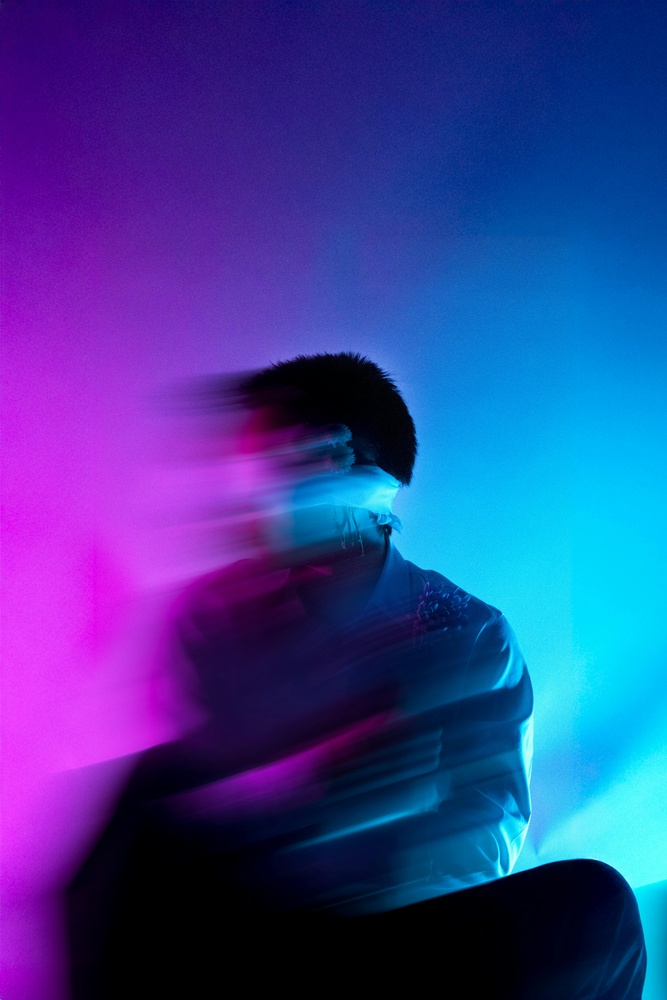
#> input picture sample.jpg, 667 x 1000 px, shrunk from 5461 x 8192 before the run
$ python pillow_basics_github.py
#> lines starting #> are read from the running program, lines starting #| are printed output that depends on the picture
import os
from PIL import Image, ImageDraw, ImageFont, ImageFilter

class PillowBasics:
    def __init__(self, image_path: str):
#> called with image_path = 'sample.jpg'
        self.image = Image.open(image_path)
#> self.image is the input picture: PIL image 667x1000 RGB; mean R, G, B 55.1, 62.6, 147.3
        os.makedirs("edited_images", exist_ok=True)  #Create Directory

    def show_image(self):
        self.image.show()

    def resize_image(self, new_size: tuple, filename: str):
#> called with new_size = (300, 300), filename = 'resized.jpg'
        resized = self.image.resize(new_size)
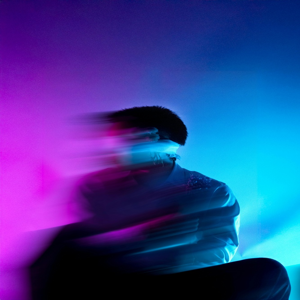
#> resized: PIL image 300x300 RGB; mean R, G, B 55.1, 62.6, 147.3
        path = f"edited_images/{filename}"
        resized.save(path)
        print(f"✅ Resized image saved as {path}")

    def crop_image(self, box: tuple, filename: str):
#> called with box = (50, 50, 300, 300), filename = 'cropped.jpg'
        cropped = self.image.crop(box)
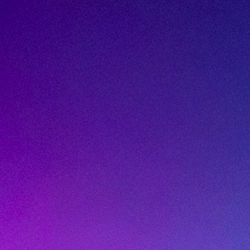
#> cropped: PIL image 250x250 RGB; mean R, G, B 76.8, 26.1, 147.5
        path = f"edited_images/{filename}"
        cropped.save(path)
        print(f"✅ Cropped image saved as {path}")

    def rotate_image(self, angle: int, filename: str):
#> called with angle = 45, filename = 'rotated.jpg'
        rotated = self.image.rotate(angle, expand=True)
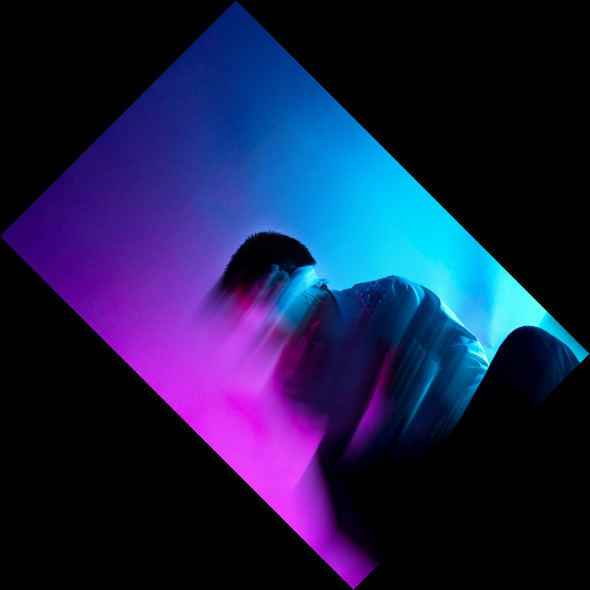
#> rotated: PIL image 1179x1180 RGB (shown at 1/2 size); mean R, G, B 26.4, 30, 70.7
        path = f"edited_images/{filename}"
        rotated.save(path)
        print(f"✅ Rotated image saved as {path}")

    def flip_image(self, mode: str, filename: str):
#> called with mode = 'horizontal', filename = 'flipped.jpg'
        if mode == "horizontal":
            flipped = self.image.transpose(Image.FLIP_LEFT_RIGHT)
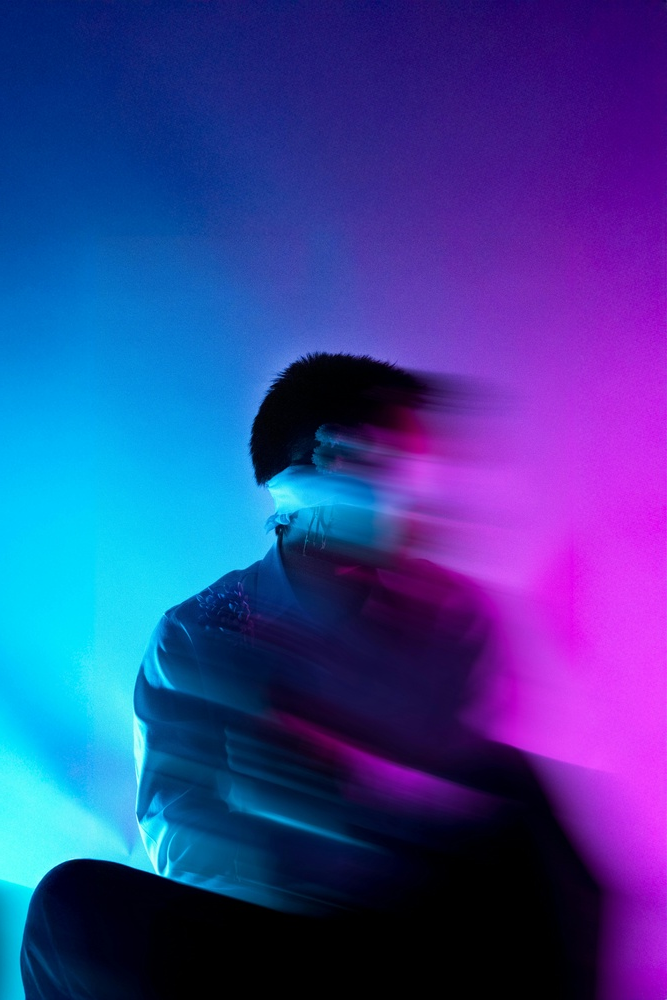
#> flipped: PIL image 667x1000 RGB; mean R, G, B 55.1, 62.6, 147.3
        elif mode == "vertical":
            flipped = self.image.transpose(Image.FLIP_TOP_BOTTOM)
        else:
            raise ValueError("Mode must be 'horizontal' or 'vertical'")

        path = f"edited_images/{filename}"
        flipped.save(path)
        print(f"✅ Flipped image saved as {path}")

    def apply_filter(self, filter_type: str, filename: str):
#> called with filter_type = 'sharpen', filename = 'sharpened.jpg'
        filters = {
            "blur": ImageFilter.BLUR,
            "contour": ImageFilter.CONTOUR,
            "sharpen": ImageFilter.SHARPEN
        }
        if filter_type not in filters:
            raise ValueError("Filter must be 'blur', 'contour', or 'sharpen'")

        filtered = self.image.filter(filters[filter_type])
        path = f"edited_images/{filename}"
        filtered.save(path)
        print(f"✅ Filtered image saved as {path}")

    def convert_to_grayscale(self, filename: str):
#> called with filename = 'grayscale.jpg'
        grayscale = self.image.convert("L")
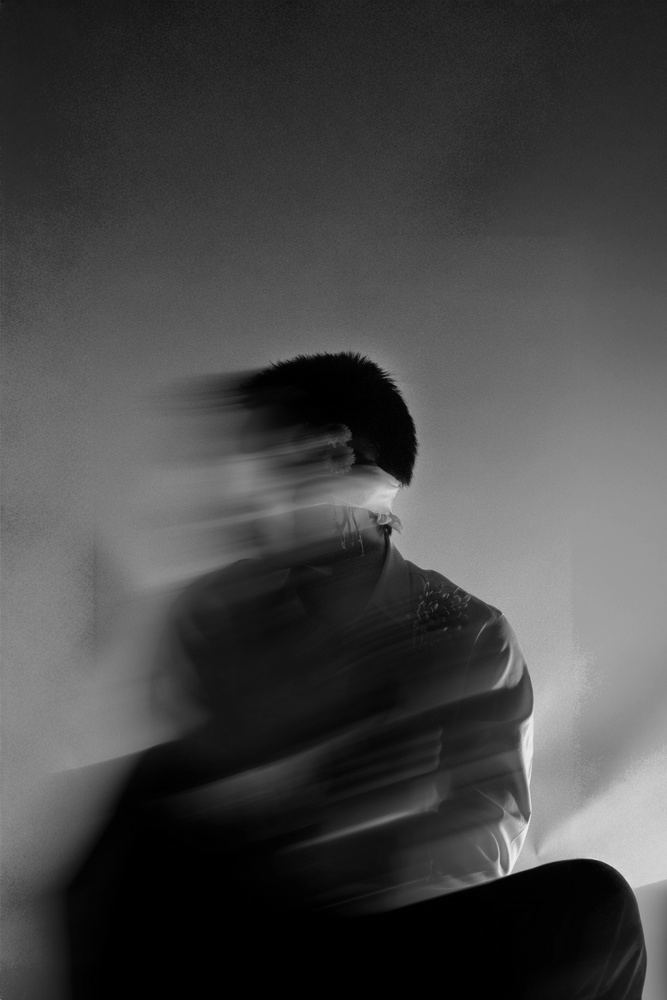
#> grayscale: PIL image 667x1000 L; min 0, max 238, mean 70
        path = f"edited_images/{filename}"
        grayscale.save(path)
        print(f"✅ Grayscale image saved as {path}")

    def add_text(self, text: str, position: tuple, filename: str):
#> called with text = "Hello, World! I'm Betül", position = (500, 500), filename = 'text_added.jpg'
        image_copy = self.image.copy()
        draw = ImageDraw.Draw(image_copy)

        try:
            font = ImageFont.truetype("arial.ttf", 200)
        except IOError:
            font = ImageFont.load_default()

        draw.text(position, text, fill="white", font=font)
        path = f"edited_images/{filename}"
        image_copy.save(path)
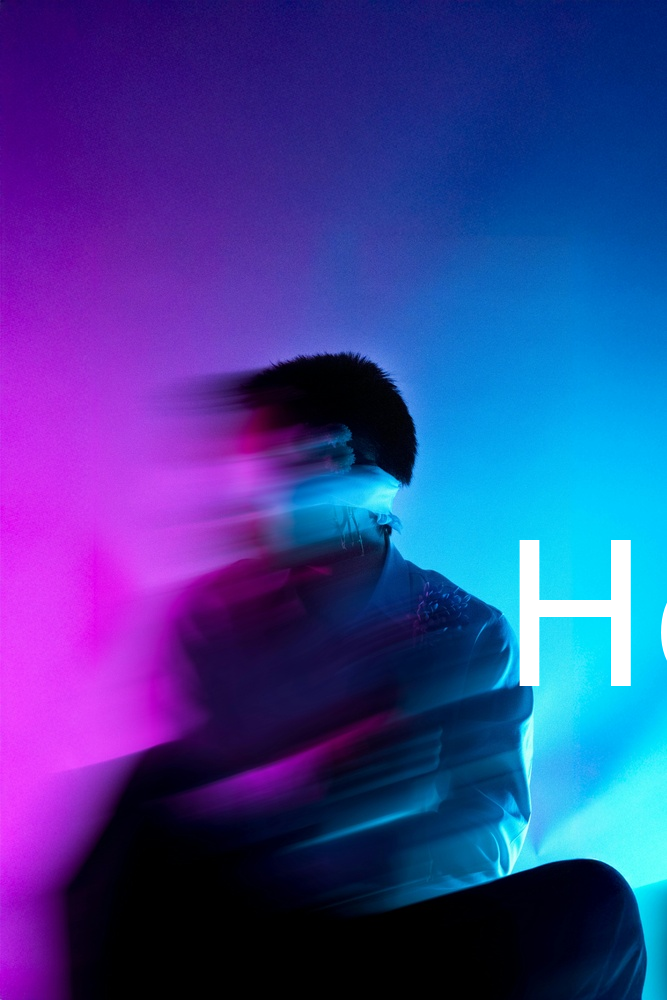
#> saved as text_added.jpg: PIL image 667x1000 RGB; mean R, G, B 57.7, 63, 147.4
        print(f"✅ Image with text saved as {path}")

    def access_pixels(self, x: int, y: int):
#> called with x = 100, y = 100
        pixel_value = self.image.getpixel((x, y))
#> pixel_value = (62, 11, 130)
        print(f"🔍 Pixel at ({x}, {y}): {pixel_value}")
#| 🔍 Pixel at (100, 100): (62, 11, 130)
        return pixel_value

def main():
    #Photo: Ekam Juneja: https://www.pexels.com/tr-tr/fotograf/dinamik-isik-efektleriyle-soyut-portre-31208192/
    image_path = "sample.jpg"
    pb = PillowBasics(image_path)

    pb.show_image()
    pb.resize_image((300, 300), "resized.jpg")
    pb.crop_image((50, 50, 300, 300), "cropped.jpg")
    pb.rotate_image(45, "rotated.jpg")
    pb.flip_image("horizontal", "flipped.jpg")
    pb.apply_filter("sharpen", "sharpened.jpg")
    pb.apply_filter("blur", "blur.jpg")
    pb.convert_to_grayscale("grayscale.jpg")
    pb.add_text("Hello, World! I'm Betül", (500, 500), "text_added.jpg")
    pb.access_pixels(100, 100)

if __name__ == "__main__":
    main()

$ run again, with bird.jpg copied over sample.jpg
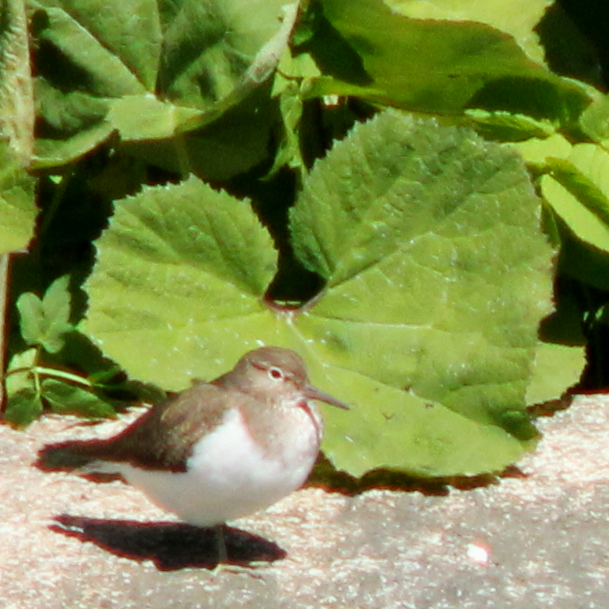
#> input picture bird.jpg, 609 x 609 px
#> in __init__, self.image is the input picture: PIL image 609x609 RGB; mean R, G, B 126.5, 139.9, 76.8
#> in convert_to_grayscale, `grayscale = self.image.convert("L")`:
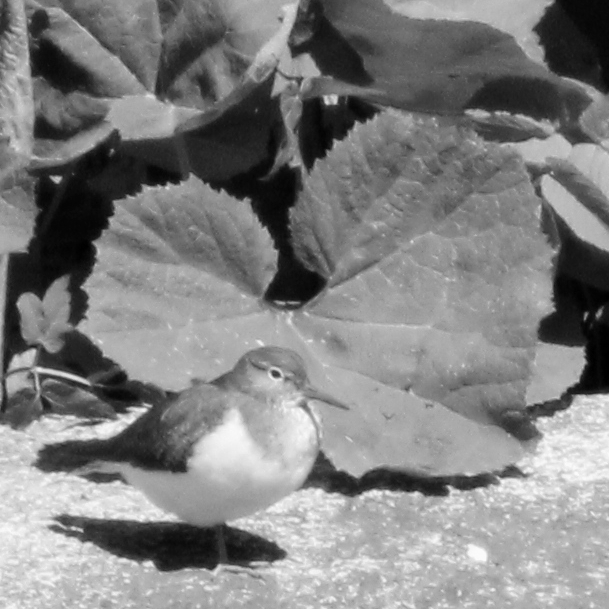
#> grayscale: PIL image 609x609 L; min 0, max 252, mean 128.7
#> in add_text, `image_copy.save(path)`:
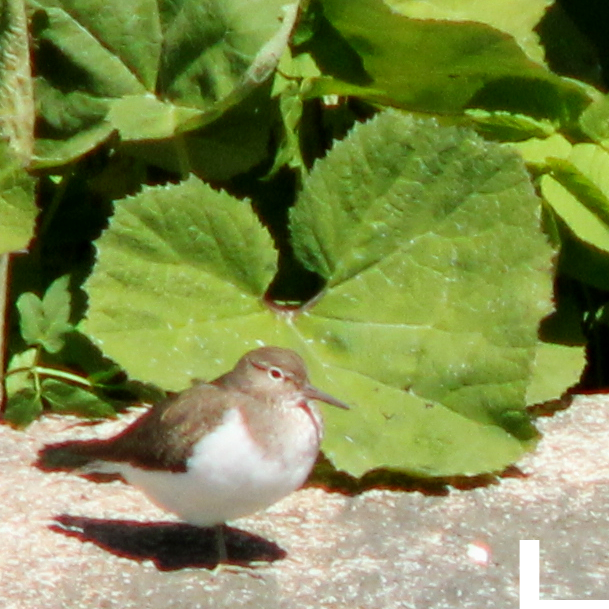
#> saved as text_added.jpg: PIL image 609x609 RGB; mean R, G, B 126.9, 140.2, 77.3
#> pixel_value = (115, 174, 80)
#| 🔍 Pixel at (100, 100): (115, 174, 80)

$ run again, with cars.jpg copied over sample.jpg
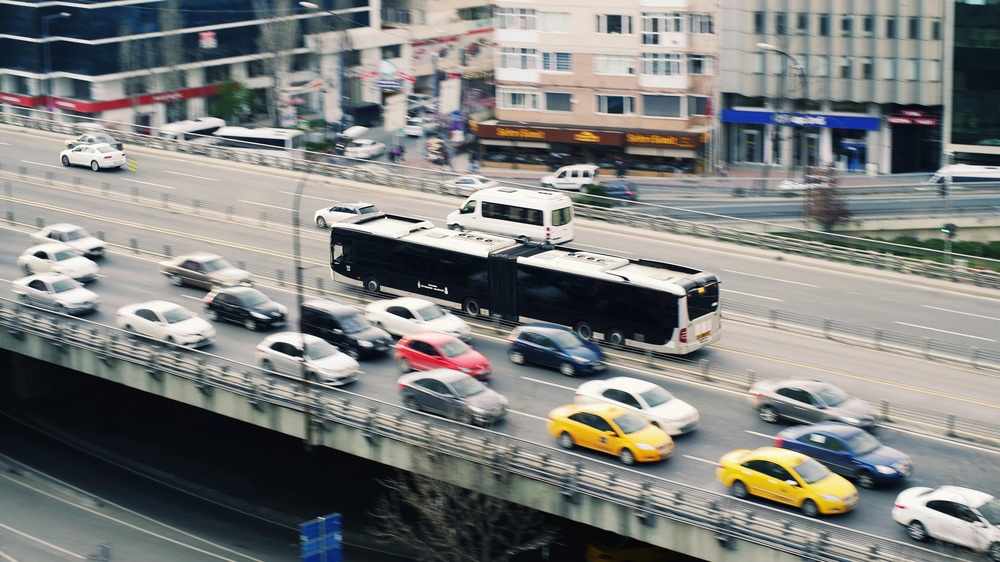
#> input picture cars.jpg, 1000 x 562 px, shrunk from 5472 x 3078 before the run
#> in __init__, self.image is the input picture: PIL image 1000x562 RGB; mean R, G, B 126.3, 127.3, 125.2
#> in flip_image, `flipped = self.image.transpose(Image.FLIP_LEFT_RIGHT)`:
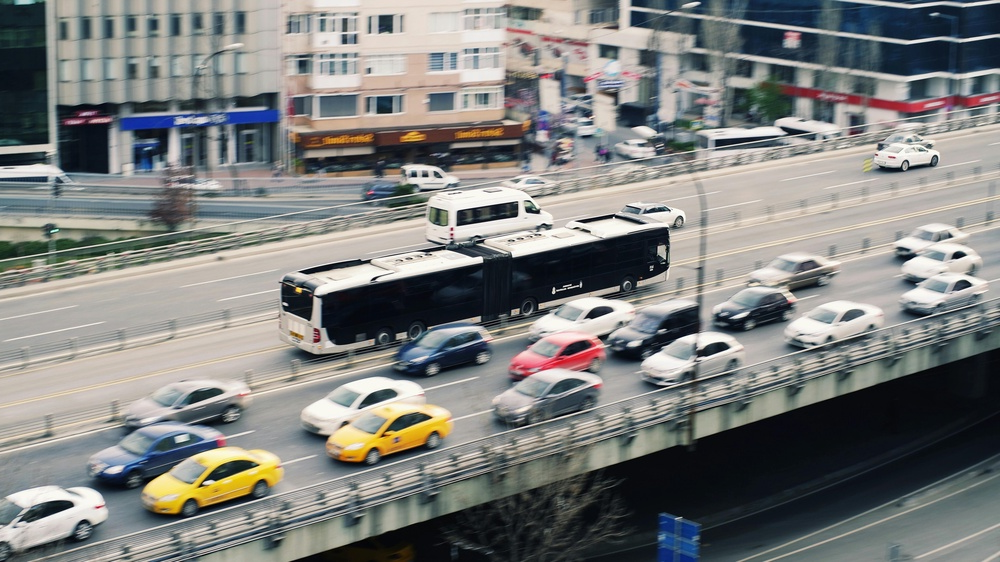
#> flipped: PIL image 1000x562 RGB; mean R, G, B 126.3, 127.3, 125.2
#> in add_text, `image_copy.save(path)`:
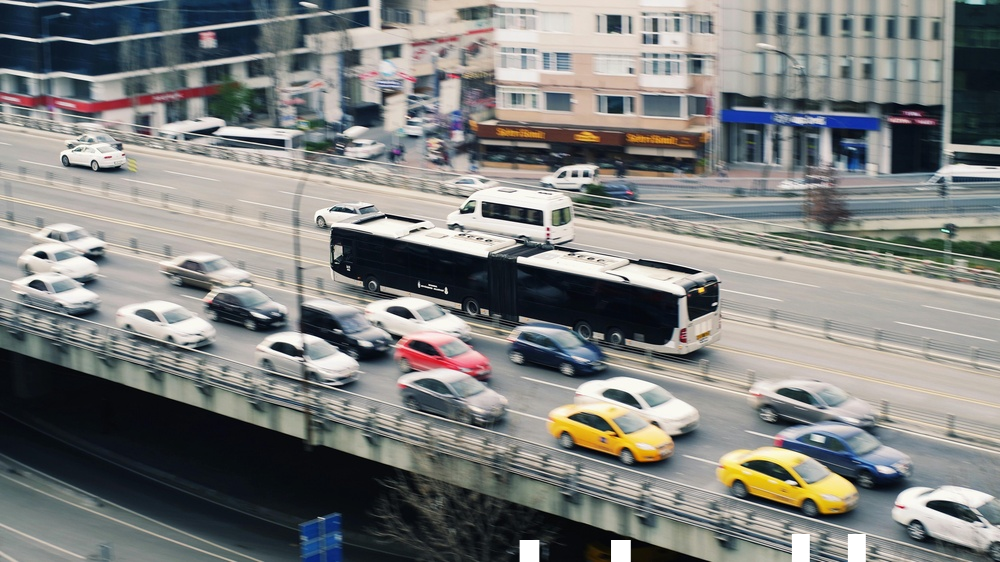
#> saved as text_added.jpg: PIL image 1000x562 RGB; mean R, G, B 126.8, 127.9, 125.8
#> pixel_value = (157, 146, 150)
#| 🔍 Pixel at (100, 100): (157, 146, 150)
